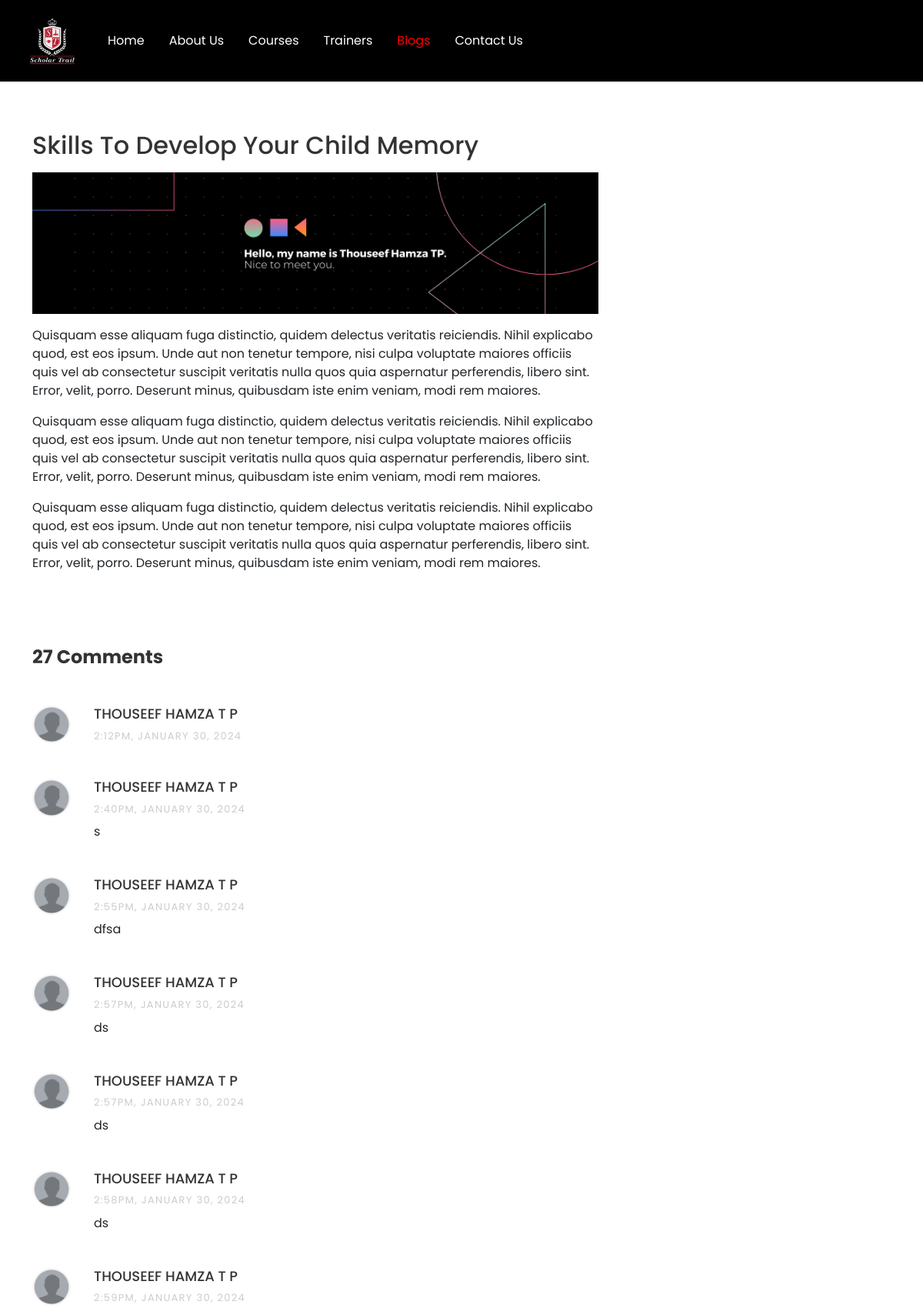
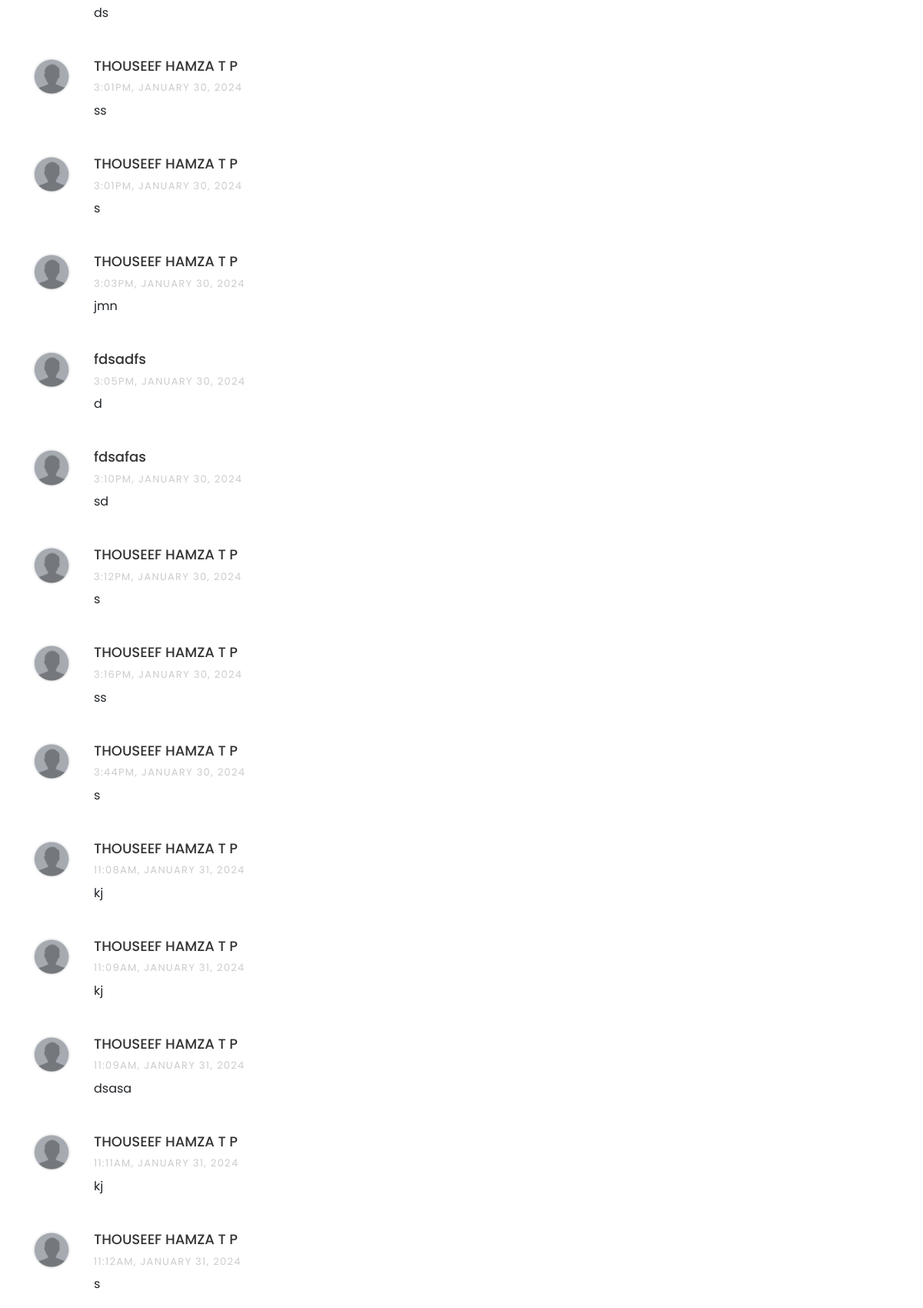
The app's page /blogs/blog/1/ (upper part) with its own data (2 pictures, top to bottom).
### blog/models.py (models this page shows, shortened)
class BlogPost(models.Model):
    title_name = models.CharField(max_length=100)
    image = models.ImageField(upload_to="blogs/")
    content = models.TextField()
    created_at = models.DateTimeField(auto_now_add=True)
    updated_at = models.DateTimeField(auto_now=True)

class PostComment(models.Model):
    post = models.ForeignKey(
        BlogPost, on_delete=models.CASCADE, related_name="blog_comments"
    )
    full_name = models.CharField(max_length=100)
    email = models.EmailField(blank=True, null=True)
    profile_picture = models.ImageField(
        upload_to="comments/", default="user-dummy.png", blank=True
    )
    website = models.URLField(null=True, blank=True)
    message = models.TextField()
    created_at = models.DateTimeField(auto_now_add=True)

### blog/views.py (the view, shortened to what this page needs)
# urls.py: path("blog/<int:id>/", views.BlogDetailView.as_view(), name="blog_detail"),
class BlogDetailView(View):
    def get(self, request, id, *args, **kwargs):
        try:
            blog = BlogPost.objects.get(id=id)
        except:
            return redirect("blogs-list")
        blogs = BlogPost.objects.exclude(id=id)
        form = CommentForm()
        return render(
            request,
            "blog/blog_detail.html",
            {"blog_data": blog, "blogs": blogs, "forms": form},
        )

### templates/blog/blog_detail.html (shortened to what this page needs)
  {% extends "index.html" %}
  {% block content %}
  <section class="ftco-section">
      <div class="container">
          <div class="row">
              <div class="col-lg-8 ftco-animate">
                  <h2 class="mb-3">{{ blog_data.title_name }}</h2>
                  <img src="{{ blog_data.image.url }}" alt="" class="img-fluid">
                  <p>{{ blog_data.content|linebreaks }}</p>
                  <div class="pt-5 mt-5">
                      {% if blog_data.blog_comments.count != 0 %}
                      <h3 class="mb-5 h4 font-weight-bold">{{ blog_data.blog_comments.count }} Comments</h3>
                      {% endif %}
                      <ul class="comment-list">
                          {% for comment in blog_data.blog_comments.all %}
                          <li class="comment">
                              <div class="vcard bio">
                                  <img src="{{ comment.profile_picture.url }}" alt="{{ comment.full_name }}">
                              </div>
                              <div class="comment-body">
                                  <h3>{{ comment.full_name }}</h3>
                                  <div class="meta mb-2">{{ comment.created_at|date:"g:iA, F j, Y" }}</div>
                                  <p>{{ comment.message }}</p>
                              </div>
                          </li>
                          {% endfor %}
                      </ul>
                  </div>
              </div>
          </div>
      </div>
  </section>
  {% endblock content %}

### records on screen
BlogPost: title_name "Skills To Develop Your Child Memory", image (picture), content "Quisquam esse aliquam fuga distinctio, quidem delectus veritatis reiciendis. Nihil explicabo quod, est eos ipsum. Unde aut non tenetur tempore, nisi culpa voluptate maiores officiis quis vel ab consectetur suscipit veritatis nulla quos quia aspernatur perferendis, libero sint. Error, velit, porro. Deserunt minus, quibusdam iste enim veniam, modi rem maiores. Quisquam esse aliquam fuga distinctio, quidem delectus veritatis reiciendis. Nihil explicabo quod, est eos ipsum. Unde aut non tenetur tempore, nisi culpa voluptate maiores officiis quis vel ab consectetur suscipit veritatis nulla quos quia aspernatur perferendis, libero sint. Error, velit, porro. Deserunt minus, quibusdam iste enim…", blog_comments.count "27"
PostComment: profile_picture (placeholder picture), full_name "THOUSEEF HAMZA T P", created_at "2:12PM, JANUARY 30, 2024"
PostComment: profile_picture (placeholder picture), full_name "THOUSEEF HAMZA T P", created_at "2:40PM, JANUARY 30, 2024", message "s"
PostComment: profile_picture (placeholder picture), full_name "THOUSEEF HAMZA T P", created_at "2:55PM, JANUARY 30, 2024", message "dfsa"
PostComment: profile_picture (placeholder picture), full_name "THOUSEEF HAMZA T P", created_at "2:57PM, JANUARY 30, 2024", message "ds"
PostComment: profile_picture (placeholder picture), full_name "THOUSEEF HAMZA T P", created_at "2:57PM, JANUARY 30, 2024", message "ds"
PostComment: profile_picture (placeholder picture), full_name "THOUSEEF HAMZA T P", created_at "2:58PM, JANUARY 30, 2024", message "ds"
PostComment: profile_picture (placeholder picture), full_name "THOUSEEF HAMZA T P", created_at "2:59PM, JANUARY 30, 2024", message "ds"
PostComment: profile_picture (placeholder picture), full_name "THOUSEEF HAMZA T P", created_at "3:01PM, JANUARY 30, 2024", message "ss"
PostComment: profile_picture (placeholder picture), full_name "THOUSEEF HAMZA T P", created_at "3:01PM, JANUARY 30, 2024", message "s"
PostComment: profile_picture (placeholder picture), full_name "THOUSEEF HAMZA T P", created_at "3:03PM, JANUARY 30, 2024", message "jmn"
PostComment: profile_picture (placeholder picture), full_name "fdsadfs", created_at "3:05PM, JANUARY 30, 2024", message "d"
PostComment: profile_picture (placeholder picture), full_name "fdsafas", created_at "3:10PM, JANUARY 30, 2024", message "sd"
PostComment: profile_picture (placeholder picture), full_name "THOUSEEF HAMZA T P", created_at "3:12PM, JANUARY 30, 2024", message "s"
PostComment: profile_picture (placeholder picture), full_name "THOUSEEF HAMZA T P", created_at "3:16PM, JANUARY 30, 2024", message "ss"
PostComment: profile_picture (placeholder picture), full_name "THOUSEEF HAMZA T P", created_at "3:44PM, JANUARY 30, 2024", message "s"
PostComment: profile_picture (placeholder picture), full_name "THOUSEEF HAMZA T P", created_at "11:08AM, JANUARY 31, 2024", message "kj"
PostComment: profile_picture (placeholder picture), full_name "THOUSEEF HAMZA T P", created_at "11:09AM, JANUARY 31, 2024", message "kj"
PostComment: profile_picture (placeholder picture), full_name "THOUSEEF HAMZA T P", created_at "11:09AM, JANUARY 31, 2024", message "dsasa"
PostComment: profile_picture (placeholder picture), full_name "THOUSEEF HAMZA T P", created_at "11:11AM, JANUARY 31, 2024", message "kj"
PostComment: profile_picture (placeholder picture), full_name "THOUSEEF HAMZA T P", created_at "11:12AM, JANUARY 31, 2024", message "s"
